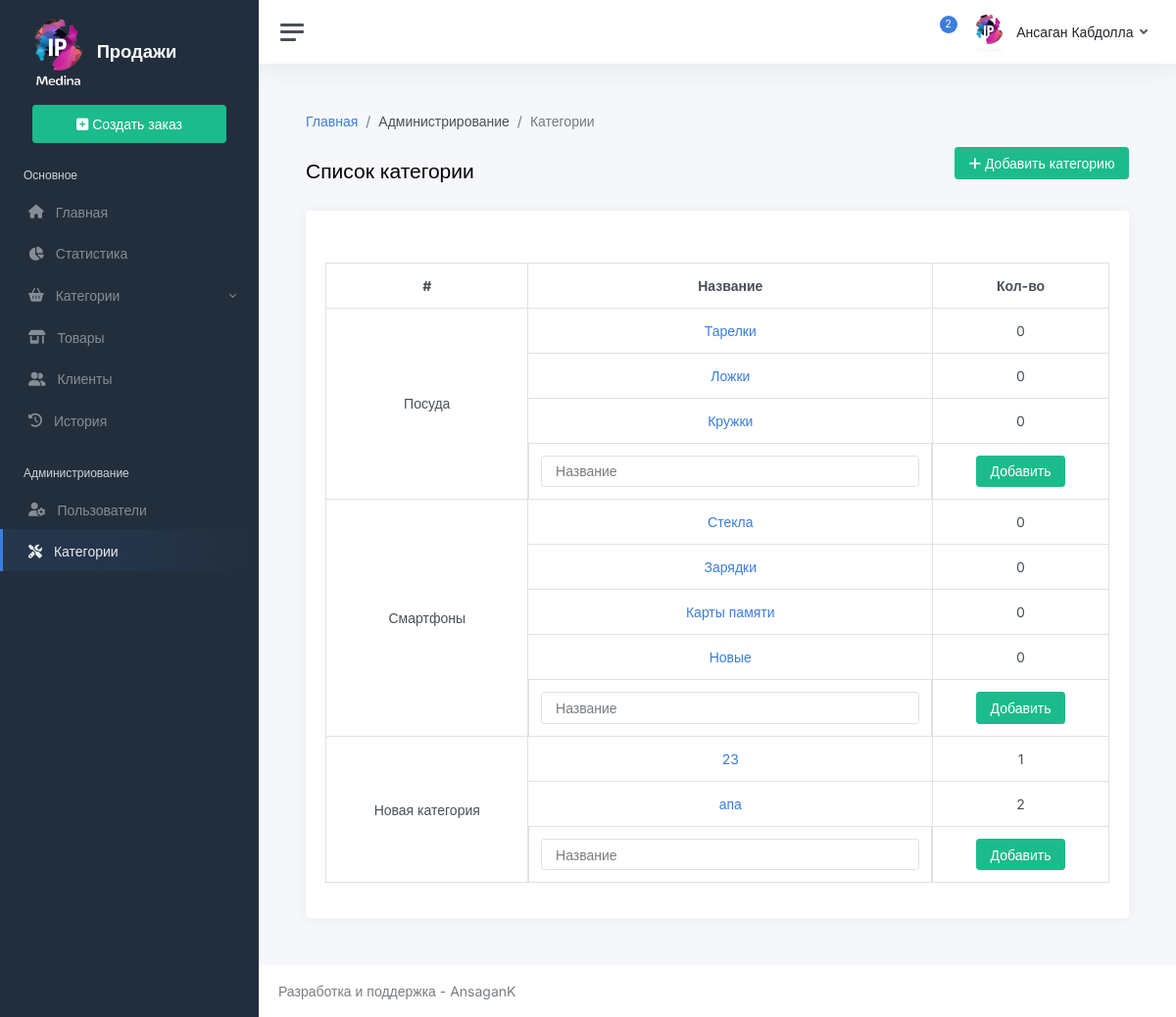
Screenshot of /category (signed in) with the database file from the repository.
### app/models/category.py (models this page shows, shortened)
class Category(BaseModel):
    name = models.CharField(max_length=256)
    slug = models.SlugField(max_length=256, null=True, blank=True)
    class Meta:
        verbose_name = 'Категория'
        verbose_name_plural = 'Категории'

class Subcategory(BaseModel):
    name = models.CharField(max_length=256)
    slug = models.SlugField(max_length=256, null=True, blank=True)
    category = models.ForeignKey(
        Category, on_delete=models.SET_NULL, null=True, blank=True, related_name='subcategories'
    )
    class Meta:
        verbose_name = 'Подкатегория'
        verbose_name_plural = 'Подкатегории'
    def get_absolute_url(self):
        return reverse('app:subcategory_detail', args=[self.slug])

### app/views/category.py (the view)
# urls.py: path('category', views.category_list, name='category_list'),
@login_required
def category_list(request):
    categories = Category.objects.all()
    return render(request, 'app/category/list.html', {
        'categories': categories
    })

### app/context_processors.py (called while the page is built)
def get_categories(request):
    categories = Category.objects.all()
    categories.prefetch_related('subcategories')
    return {'categories': categories}

### app/templates/app/category/list.html (shortened to what this page needs)
{% extends 'base.html' %}
{% block name %}
    <div class="d-flex justify-content-between align-items-center w-100">
        Список категории
        <button class="btn btn-success mb-3" data-bs-toggle="modal" data-bs-target="#createCategoryModal">
            <i class="fas fa-plus"></i> Добавить категорию
        </button>
    </div>
{% endblock %}
{% block breadcrumb %}
    <nav aria-label="breadcrumb">
        <ol class="breadcrumb">
            <li class="breadcrumb-item"><a href="{% url 'app:home' %}">Главная</a></li>
            <li class="breadcrumb-item">Администрирование</li>
            <li class="breadcrumb-item active">Категории</li>
        </ol>
    </nav>
{% endblock %}
{% block content %}
    <div class="w-100 overflow-auto">
    <table class="table table-bordered table-hover table-responsive text-center">
        <thead>
        <tr>
            <th>#</th>
            <th>Название</th>
            <th>Кол-во</th>
        </tr>
        </thead>
        <tbody>
        {% for category in categories %}
            {% for subcategory in category.subcategories.all %}
                <tr>
                    {% if forloop.counter == 1 %}
                        <td rowspan="{{ category.subcategories.count|add:1 }}">{{ category.name }}</td>
                    {% endif %}
                    <td>
                        <a href="{{ subcategory.get_absolute_url }}">
                            {{ subcategory.name }}
                        </a>
                    </td>
                    <td>{{ subcategory.products.count }}</td>
                </tr>
            {% endfor %}
            <form action="{% url 'app:create_subcategory' category.id %}" method="post">
                <tr>
                    <td class="align-middle d-block">
                        <div>
                            <input type="text" class="form-control" placeholder="Название" name="name">
                        </div>
                    </td>
                    <td>
                        <button type="submit" class="btn btn-success">
                            Добавить
                        </button>
                    </td>
                </tr>
            </form>
        {% endfor %}
        </tbody>
    </table>
    </div>
{% endblock %}

### app/templates/base.html (shortened to what this page needs)
{% load static %}
<!DOCTYPE html>
<html lang="ru">
<head>
    <link href="{% static 'app/css/app.css' %}" rel="stylesheet">
</head>
<body>
<div class="wrapper">
    <nav id="sidebar" class="sidebar js-sidebar">
        <div class="sidebar-content js-simplebar">
            <a class="sidebar-brand" href="{% url 'app:home' %}">
                <img src="{% static 'app/img/logo.png' %}" alt="" width="70px">
                <span class="align-middle">Продажи</span>
            </a>
            <ul class="sidebar-nav">
                <li class="sidebar-item">
                    <a href="{% url 'app:create_order' %}" class="btn btn-success p-2 w-75 m-auto d-block">
                        <i class="fa fa-square-plus"></i>
                        Создать заказ
                    </a>
                </li>
                <li class="sidebar-header">
                    Основное
                </li>
                <li class="sidebar-item {% if request.path == '/' %}active{% endif %}">
                    <a class="sidebar-link" href="{% url 'app:home' %}">
                        <i class="align-middle me-2 fas fa fa-home"></i>
                        <span class="align-middle">Главная</span>
                    </a>
                </li>
                <li class="sidebar-item {% if request.path == '/statistic' %}active{% endif %}">
                    <a class="sidebar-link" href="{% url 'app:home' %}">
                        <i class="align-middle me-2 fas fa fa-chart-pie"></i>
                        <span class="align-middle">Статистика</span>
                    </a>
                </li>
                <li class="sidebar-item">
                    <a data-bs-target="#multi" data-bs-toggle="collapse" class="sidebar-link collapsed">
                        <i class="align-middle me-2  fa fa-basket-shopping"></i>
                        <span class="align-middle">Категории</span>
                    </a>
                </li>
                <li class="sidebar-item {% if request.path == '/product' %}active{% endif %}">
                    <a class="sidebar-link" href="{% url 'app:product_list' %}">
                        <i class="align-middle me-2 fas fa fa-shop"></i>
                        <span class="align-middle">Товары</span>
                    </a>
                </li>
                <li class="sidebar-item {% if request.path == '/client' %}active{% endif %}">
                    <a class="sidebar-link" href="{% url 'app:client_list' %}">
                        <i class="align-middle me-2 fas fa fa-user-friends"></i>
                        <span class="align-middle">Клиенты</span>
                    </a>
                </li>
                <li class="sidebar-item {% if request.path == '/order' %}active{% endif %}">
                    <a class="sidebar-link" href="{% url 'app:order_list' %}">
                        <i class="align-middle me-2 fas fa fa-history"></i>
                        <span class="align-middle">История</span>
                    </a>
                </li>
                {% if request.user.profile.role == 'admin' %}
                    <li class="sidebar-header">
                        Администриование
                    </li>
                    <li class="sidebar-item {% if request.path == '/user' %}active{% endif %}">
                        <a class="sidebar-link" href="{% url 'app:user_list' %}">
                            <i class="align-middle me-2 fas fa fa-user-gear"></i>
                            <span class="align-middle">Пользователи</span>
                        </a>
                    </li>
                    <li class="sidebar-item {% if request.path == '/category' %}active{% endif %}">
                        <a class="sidebar-link" href="{% url 'app:category_list' %}">
                            <i class="align-middle me-2 fas fa-screwdriver-wrench"></i>
                            <span class="align-middle">Категории</span>
                        </a>
                    </li>
                {% endif %}
            </ul>
        </div>
    </nav>
    <div class="main">
        <nav class="navbar navbar-expand navbar-light navbar-bg">
            <a class="sidebar-toggle js-sidebar-toggle">
                <i class="hamburger align-self-center"></i>
            </a>
            <div class="navbar-collapse collapse">
                <ul class="navbar-nav navbar-align">
                    <li class="nav-item dropdown">
                        <a class="nav-icon dropdown-toggle" href="#" id="alertsDropdown" data-bs-toggle="dropdown">
                            <div class="position-relative">
                                <span class="indicator">2</span>
                            </div>
                        </a>
                    </li>
                    <li class="nav-item dropdown">
                        <a class="nav-link dropdown-toggle d-none d-sm-inline-block" href="#" data-bs-toggle="dropdown">
                            <img src="{% static 'app/img/logo.png' %}" class="avatar img-fluid rounded me-1" alt=""/>
                            <span class="text-dark">{{ request.user.get_full_name }}</span>
                        </a>
                    </li>
                </ul>
            </div>
        </nav>
        <main class="content">
            <div class="container-fluid p-0">
                {% block breadcrumb %}
                {% endblock %}
                <h1 class="h3 mb-3">{% block name %}{% endblock %}</h1>
                <div class="row">
                    <div class="col-12">
                        <div class="card">
                            <div class="card-header">
                            </div>
                            <div class="card-body">
                                {% block content %}
                                {% endblock %}
                            </div>
                        </div>
                    </div>
                </div>
            </div>
        </main>
        <footer class="footer">
            <div class="container-fluid">
                <div class="row text-muted">
                    <div class="col-6 text-start">
                        <p class="mb-0">
                            Разработка и поддержка - AnsaganK
                        </p>
                    </div>
                    <div class="col-6 text-end">
                    </div>
                </div>
            </div>
        </footer>
    </div>
</div>
</body>
</html>

### rows the page displays
Category: name "Посуда"
Subcategory: name "Тарелки", products.count "0"
Subcategory: name "Ложки", products.count "0"
Subcategory: name "Кружки", products.count "0"
Category: name "Смартфоны"
Subcategory: name "Стекла", products.count "0"
Subcategory: name "Зарядки", products.count "0"
Subcategory: name "Карты памяти", products.count "0"
Subcategory: name "Новые", products.count "0"
Category: name "Новая категория"
Subcategory: name "23", products.count "1"
Subcategory: name "апа", products.count "2"

### other values shown
{{ request.user.get_full_name }} "Ансаган Кабдолла"
